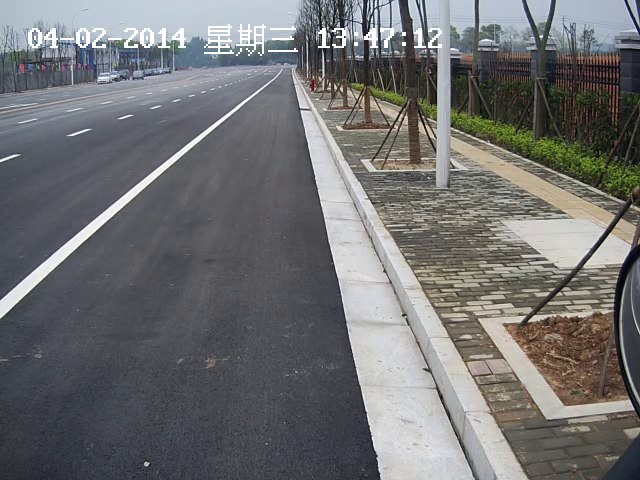
#> input picture frame 49 of 计算机专业课程/计算机视觉/实验2/实验2实验数据以及代码/01.avi, 640 x 480 px
$ python main.py
#> lines starting #> are read from the running program, lines starting #| are printed output that depends on the picture; after the words box and inside, x2 and y2 are one past the last pixel; in counts of white or black regions, pixels touching at a corner belong together
import sys
import math
import cv2
import numpy as np
from numpy.ma.core import masked


def video_read(file_name):
    return cv2.VideoCapture(file_name)


def video_split(file_name):
    cap = video_read(file_name)
    width = int(cap.get(cv2.CAP_PROP_FRAME_WIDTH))
    height = int(cap.get(cv2.CAP_PROP_FRAME_HEIGHT))
    size = (width, height)
    fps = cap.get(cv2.CAP_PROP_FPS)

    video_writer = video_write(file_name, fps, size)
    while True:
        ok, frame = cap.read()
#> frame is the input picture: shape (480, 640, 3); mean B, G, R 113.6, 112.7, 112.2
        if not ok:
            break
        frame = detect(frame)
        video_writer.write(frame)
    cap.release()
    video_writer.release()


def video_write(file_name, fps, size):
    arr = file_name.split('.')
    file_name = arr[0] + '_after.mp4'
    fourcc = cv2.VideoWriter_fourcc(*'mp4v')
    return cv2.VideoWriter(file_name, fourcc, fps, size)


def grayscale(image):
    return cv2.cvtColor(image, cv2.COLOR_RGB2GRAY)


def gaussian_blur(image, kernel_size):
    return cv2.GaussianBlur(image, (kernel_size, kernel_size), 0)


def canny(image, low, high):
    return cv2.Canny(image, low, high)

def region_of_interest(image, vertices):
    mask = np.zeros_like(image)
    ignore_mask_color = [255,]

    cv2.fillPoly(mask, vertices, ignore_mask_color)
    masked_image = cv2.bitwise_and(image, mask)
    return masked_image


def hough_lines(img, rho, theta, threshold, min_line_len, max_line_gap):
    lines = cv2.HoughLinesP(img, rho, theta, threshold, np.array([]), minLineLength=min_line_len,
                           maxLineGap=max_line_gap)
    return lines


def draw_lines(frame, masked_edges):
    rho = 1
    theta = np.pi / 180
    hof_threshold = 150
    min_line_len = 50
    max_line_gap = 2
    lines = hough_lines(masked_edges, rho, theta, hof_threshold,
                        min_line_len, max_line_gap)

    line_x_set, line_y_set, slope_set = [], [], []
    if lines is not None:
        for line in lines:
            x1, y1, x2, y2 = line[0]
            fit = np.polyfit((x1, x2), (y1, y2), 1)
            k = fit[0]
            if 2 <= k <= 3:
                line_x_set.append(x1)
                line_y_set.append(y1)
                line_x_set.append(x2)
                line_y_set.append(y2)
                slope_set.append(k)

    global x_top, y_top, slope, x_bot, times
    if line_x_set and line_y_set:
        times = 0
        idx = line_y_set.index(min(line_y_set))
        x_top = line_x_set[idx]
        y_top = line_y_set[idx]
        slope = np.median(slope_set)
        x_bot = int(x_top + (frame.shape[0] - y_top) / slope)

    if times <= 12:
        times += 1
        cv2.line(frame, (x_bot, frame.shape[0]), (x_top, y_top),
                 (0, 255, 0), 5)

    return frame


def detect(frame):
    shape = frame.shape
    gray_img = grayscale(frame)
#> in grayscale, `return cv2.cvtColor(image, cv2.COLOR_RGB2GRAY)`:
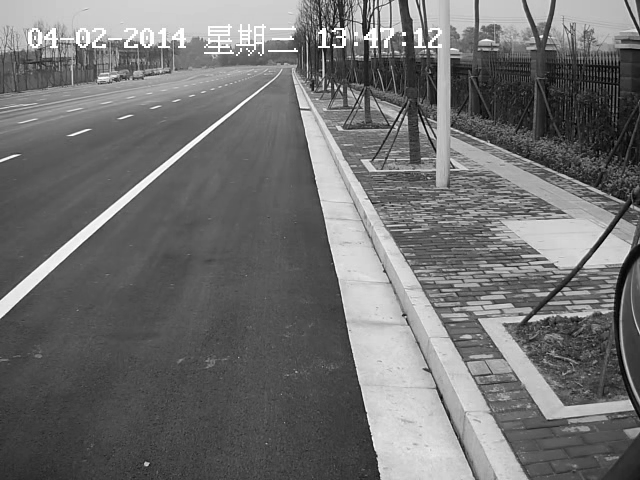
#> returned value: shape (480, 640); min 0, max 255, mean 112.9
    gray_img = cv2.equalizeHist(gray_img)
    blur_img = gaussian_blur(gray_img, 5)
    test1_img = cv2.blur(blur_img, (5, 5))
    test2_img = cv2.medianBlur(test1_img, 5)
    # [4 lines of commented-out code are left out]
    edge_img = canny(blur_img, 50, 160)
    vertices = np.array([[(shape[1] / 2, shape[0]), (shape[1] / 2, 0),
                          (shape[1], 0), (shape[1], shape[0])]], dtype=np.int32)
    masked_edges = region_of_interest(edge_img, vertices)
    # cv2.imshow('edges', masked_edges)
    # cv2.waitKey(0)
    frame = draw_lines(frame, masked_edges)

    return frame


if __name__ == '__main__':
    video_split('/Users/huanglm/Downloads/计算机视觉/实验2/实验2实验数据/01.avi')
#> in detect, `gray_img = cv2.equalizeHist(gray_img)`:
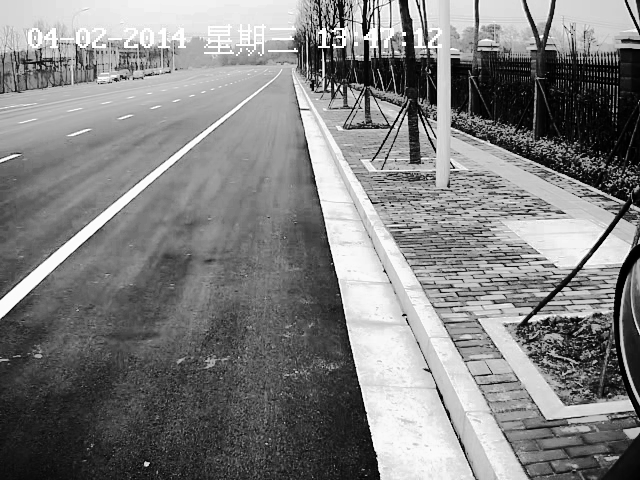
#> gray_img: shape (480, 640); min 0, max 255, mean 128.5
#> in gaussian_blur, `return cv2.GaussianBlur(image, (kernel_size, kernel_size), 0)`:
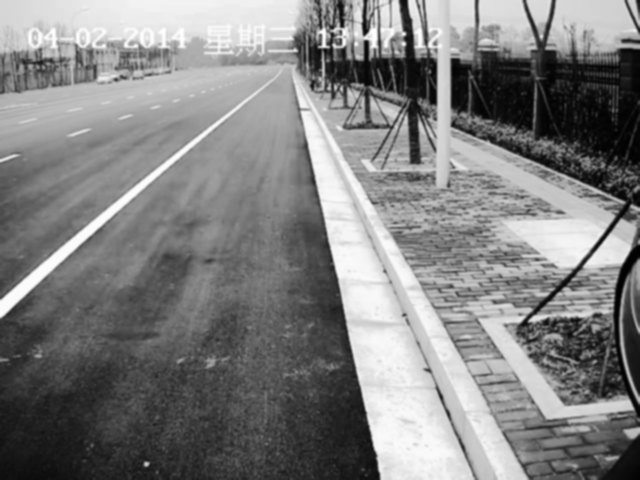
#> returned value: shape (480, 640); min 0, max 254, mean 128.5
#> in detect, `test1_img = cv2.blur(blur_img, (5, 5))`:
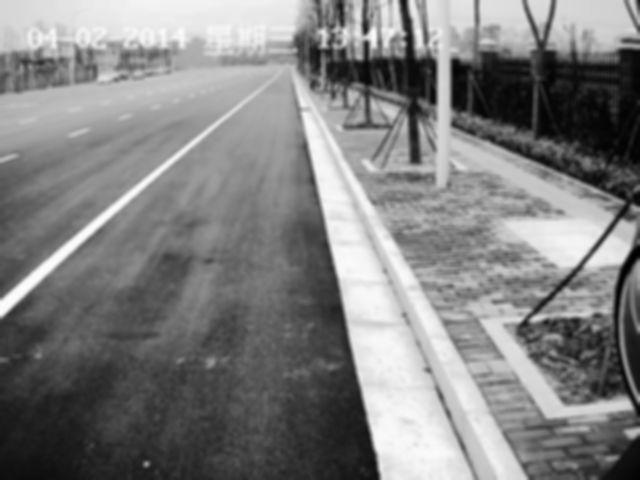
#> test1_img: shape (480, 640); min 1, max 252, mean 128.5
#> in canny, `return cv2.Canny(image, low, high)`:
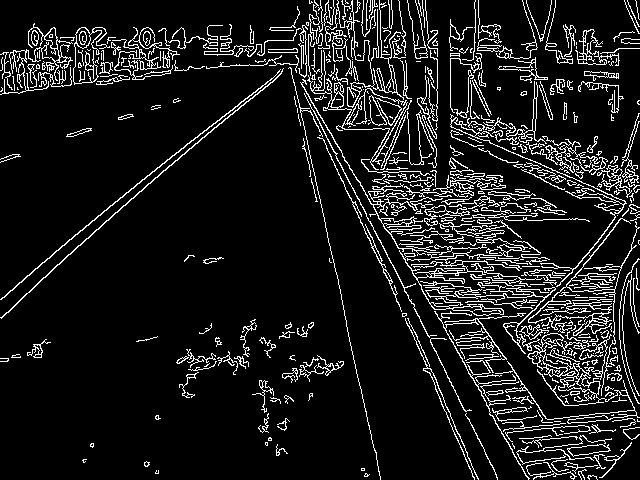
#> returned value: shape (480, 640); 10.5% white in thin lines or dots
#> in region_of_interest, `cv2.fillPoly(mask, vertices, ignore_mask_color)`:
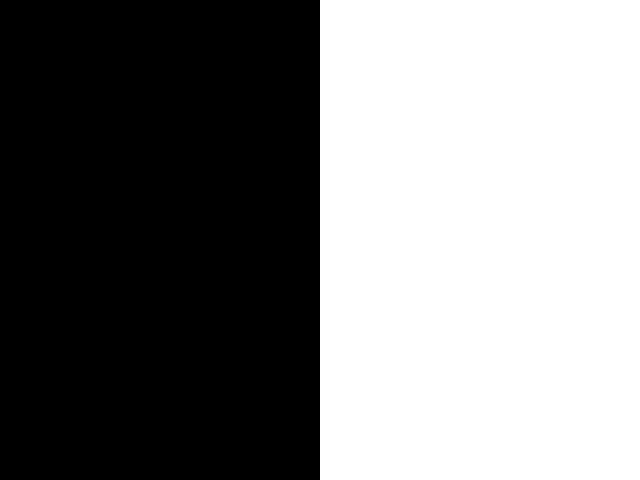
#> mask: shape (480, 640); 50% white; 1 white region, box (x1, y1, x2, y2) and area: (320, 0, 640, 480) 153600
#> in region_of_interest, `masked_image = cv2.bitwise_and(image, mask)`:
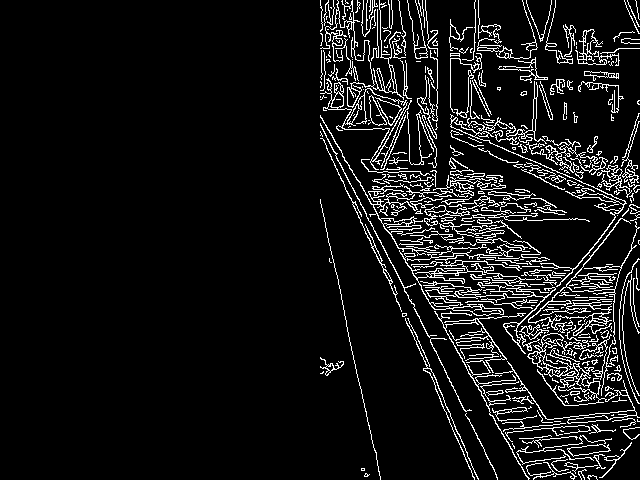
#> masked_image: shape (480, 640); 8.2% white in thin lines or dots, all inside (x1, y1, x2, y2) = (320, 0, 640, 480)
#> in hough_lines, `lines = cv2.HoughLinesP(img, rho, theta, threshold, np.array([]), minL..`: lines = [[320, 124, 411, 303], [477, 318, 541, 410], [540, 164, 612, 195], [386, 229, 422, 289], [320, 135, 396, 298], [446, 414, 474, 479], [414, 308, 466, 413], [454, 346, 486, 402]]
#> the loop in draw_lines, `for line in lines:` made 8 passes
#> (x1, y1, x2, y2, fit, k) on passes 1 to 8: (320, 124, 411, 303, [1.97, -505.5], 1.97), (477, 318, 541, 410, [1.44, -367.7], 1.44), (540, 164, 612, 195, [0.431, -68.5], 0.431), (386, 229, 422, 289, [1.67, -414.3], 1.67), (320, 135, 396, 298, [2.14, -551.3], 2.14), (446, 414, 474, 479, [2.32, -621.4], 2.32), (414, 308, 466, 413, [2.02, -528], 2.02), (454, 346, 486, 402, [1.75, -448.5], 1.75)
#> after the loop in draw_lines, `for line in lines:`: line_x_set = [320, 396, 446, 474, 414, 466]; line_y_set = [135, 298, 414, 479, 308, 413]; slope_set = [2.14, 2.32, 2.02]
#> in draw_lines, `idx = line_y_set.index(min(line_y_set))`: idx = 0
#> in draw_lines, `x_top = line_x_set[idx]`: x_top = 320
#> in draw_lines, `y_top = line_y_set[idx]`: y_top = 135
#> in draw_lines, `slope = np.median(slope_set)`: slope = 2.14
#> in draw_lines, `x_bot = int(x_top + (frame.shape[0] - y_top) / slope)`: x_bot = 480

$ run again, starting later in the video
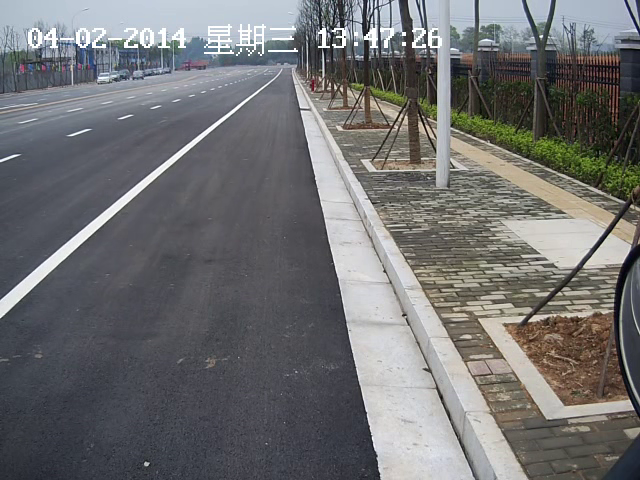
#> input picture frame 224 of 计算机专业课程/计算机视觉/实验2/实验2实验数据以及代码/01.avi, 640 x 480 px
#> in video_split, frame is the input picture: shape (480, 640, 3); mean B, G, R 113.3, 112.4, 112
#> in canny, `return cv2.Canny(image, low, high)`:
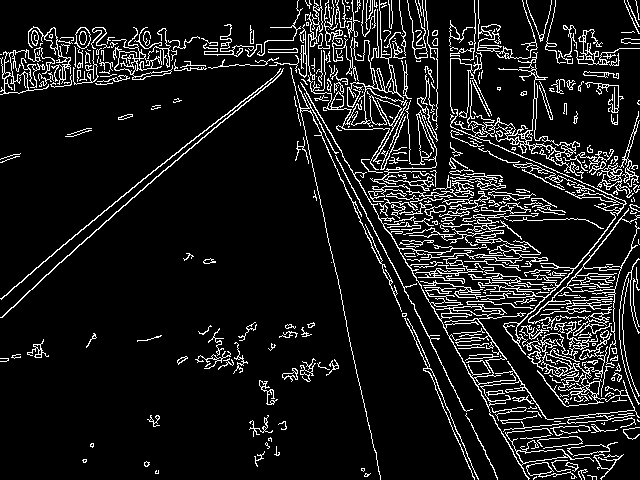
#> returned value: shape (480, 640); 10.5% white in thin lines or dots
#> mask: shape (480, 640); 50% white; 1 white region, box (x1, y1, x2, y2) and area: (320, 0, 640, 480) 153600
#> in region_of_interest, `masked_image = cv2.bitwise_and(image, mask)`:
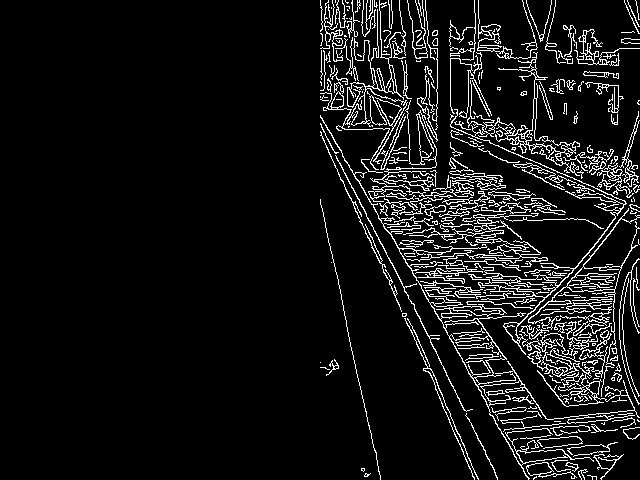
#> masked_image: shape (480, 640); 8.2% white in thin lines or dots, all inside (x1, y1, x2, y2) = (320, 0, 640, 480)
#> in hough_lines, `lines = cv2.HoughLinesP(img, rho, theta, threshold, np.array([]), minL..`: lines = [[320, 124, 411, 303], [386, 229, 425, 294], [489, 142, 581, 181], [416, 341, 443, 406], [414, 307, 464, 410], [477, 318, 542, 412], [326, 147, 351, 200], [450, 106, 450, 42], [500, 429, 528, 479]]
#> the loop in draw_lines, `for line in lines:` made 9 passes
#> (x1, y1, x2, y2, fit, k) on passes 1 to 8: (320, 124, 411, 303, [1.97, -505.5], 1.97), (386, 229, 425, 294, [1.67, -414.3], 1.67), (489, 142, 581, 181, [0.424, -65.29], 0.424), (416, 341, 443, 406, [2.41, -660.5], 2.41), (414, 307, 464, 410, [2.06, -545.8], 2.06), (477, 318, 542, 412, [1.45, -371.8], 1.45), (326, 147, 351, 200, [2.12, -544.1], 2.12), (450, 106, 450, 42, [0.0822, 37], 0.0822)
#> after the loop in draw_lines, `for line in lines:`: line_x_set = [416, 443, 414, 464, 326, 351]; line_y_set = [341, 406, 307, 410, 147, 200]; slope_set = [2.41, 2.06, 2.12]
#> idx = 4
#> x_top = 326
#> y_top = 147
#> slope = 2.12
#> x_bot = 483

$ run again, starting later in the video
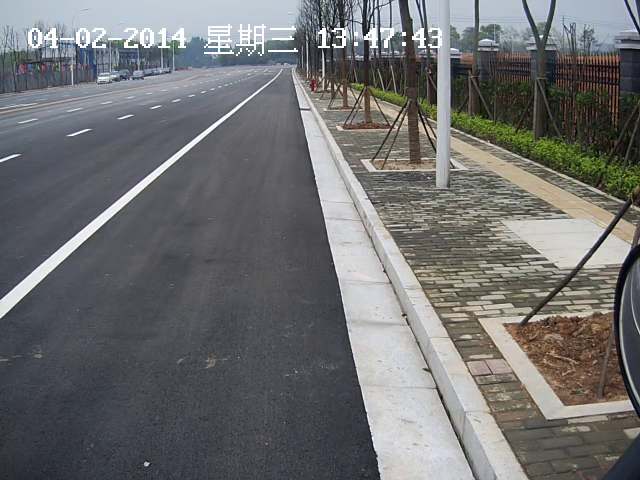
#> input picture frame 398 of 计算机专业课程/计算机视觉/实验2/实验2实验数据以及代码/01.avi, 640 x 480 px
#> in video_split, frame is the input picture: shape (480, 640, 3); mean B, G, R 112.7, 111.8, 111.3
#> in canny, `return cv2.Canny(image, low, high)`:
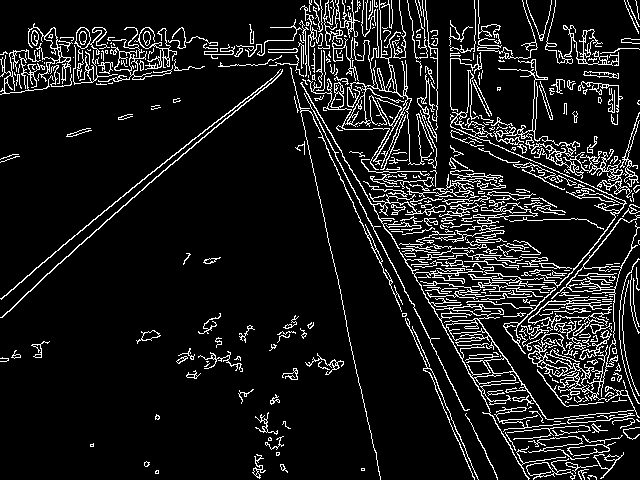
#> returned value: shape (480, 640); 10.4% white in thin lines or dots
#> mask: shape (480, 640); 50% white; 1 white region, box (x1, y1, x2, y2) and area: (320, 0, 640, 480) 153600
#> in region_of_interest, `masked_image = cv2.bitwise_and(image, mask)`:
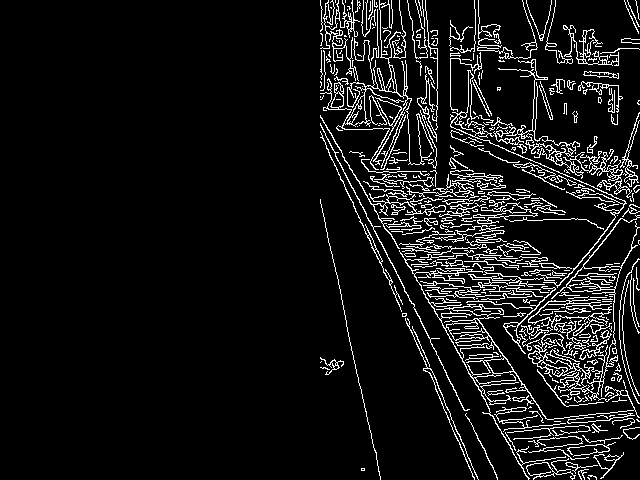
#> masked_image: shape (480, 640); 8.2% white in thin lines or dots, all inside (x1, y1, x2, y2) = (320, 0, 640, 480)
#> in hough_lines, `lines = cv2.HoughLinesP(img, rho, theta, threshold, np.array([]), minL..`: lines = [[420, 320, 446, 372], [540, 164, 612, 195], [386, 229, 422, 289], [320, 124, 411, 303], [477, 318, 538, 405], [325, 144, 395, 295], [429, 372, 474, 479], [450, 106, 450, 20], [442, 325, 487, 404]]
#> the loop in draw_lines, `for line in lines:` made 9 passes
#> (x1, y1, x2, y2, fit, k) on passes 1 to 8: (420, 320, 446, 372, [2, -520], 2), (540, 164, 612, 195, [0.431, -68.5], 0.431), (386, 229, 422, 289, [1.67, -414.3], 1.67), (320, 124, 411, 303, [1.97, -505.5], 1.97), (477, 318, 538, 405, [1.43, -362.3], 1.43), (325, 144, 395, 295, [2.16, -557.1], 2.16), (429, 372, 474, 479, [2.38, -648.1], 2.38), (450, 106, 450, 20, [0.07, 31.5], 0.07)
#> after the loop in draw_lines, `for line in lines:`: line_x_set = [420, 446, 325, 395, 429, 474]; line_y_set = [320, 372, 144, 295, 372, 479]; slope_set = [2, 2.16, 2.38]
#> idx = 2
#> x_top = 325
#> y_top = 144
#> slope = 2.16
#> x_bot = 480
